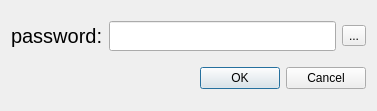
<?xml version="1.0" encoding="UTF-8"?>
<ui version="4.0">
 <class>LockDialog</class>
 <widget class="QDialog" name="LockDialog">
  <property name="geometry">
   <rect>
    <x>0</x>
    <y>0</y>
    <width>377</width>
    <height>111</height>
   </rect>
  </property>
  <property name="windowTitle">
   <string>Dialog</string>
  </property>
  <layout class="QGridLayout" name="gridLayout">
   <item row="0" column="0">
    <layout class="QHBoxLayout" name="horizontalLayout_2">
     <item>
      <layout class="QHBoxLayout" name="horizontalLayout">
       <item>
        <widget class="QLabel" name="label">
         <property name="font">
          <font>
           <pointsize>15</pointsize>
          </font>
         </property>
         <property name="text">
          <string>password:</string>
         </property>
        </widget>
       </item>
       <item>
        <widget class="QLineEdit" name="lineEdit">
         <property name="minimumSize">
          <size>
           <width>0</width>
           <height>30</height>
          </size>
         </property>
         <property name="echoMode">
          <enum>QLineEdit::Password</enum>
         </property>
        </widget>
       </item>
      </layout>
     </item>
     <item>
      <widget class="QToolButton" name="toolButton">
       <property name="text">
        <string>...</string>
       </property>
       <property name="icon">
        <iconset resource="ui.qrc">
         <normaloff>:/ui/ico/show.png</normaloff>:/ui/ico/show.png</iconset>
       </property>
      </widget>
     </item>
    </layout>
   </item>
   <item row="1" column="0">
    <widget class="QDialogButtonBox" name="buttonBox">
     <property name="orientation">
      <enum>Qt::Horizontal</enum>
     </property>
     <property name="standardButtons">
      <set>QDialogButtonBox::Cancel|QDialogButtonBox::Ok</set>
     </property>
    </widget>
   </item>
  </layout>
 </widget>
 <resources>
  <include location="ui.qrc"/>
 </resources>
 <connections>
  <connection>
   <sender>buttonBox</sender>
   <signal>accepted()</signal>
   <receiver>LockDialog</receiver>
   <slot>accept()</slot>
   <hints>
    <hint type="sourcelabel">
     <x>248</x>
     <y>254</y>
    </hint>
    <hint type="destinationlabel">
     <x>157</x>
     <y>274</y>
    </hint>
   </hints>
  </connection>
  <connection>
   <sender>buttonBox</sender>
   <signal>rejected()</signal>
   <receiver>LockDialog</receiver>
   <slot>reject()</slot>
   <hints>
    <hint type="sourcelabel">
     <x>316</x>
     <y>260</y>
    </hint>
    <hint type="destinationlabel">
     <x>286</x>
     <y>274</y>
    </hint>
   </hints>
  </connection>
 </connections>
</ui>
